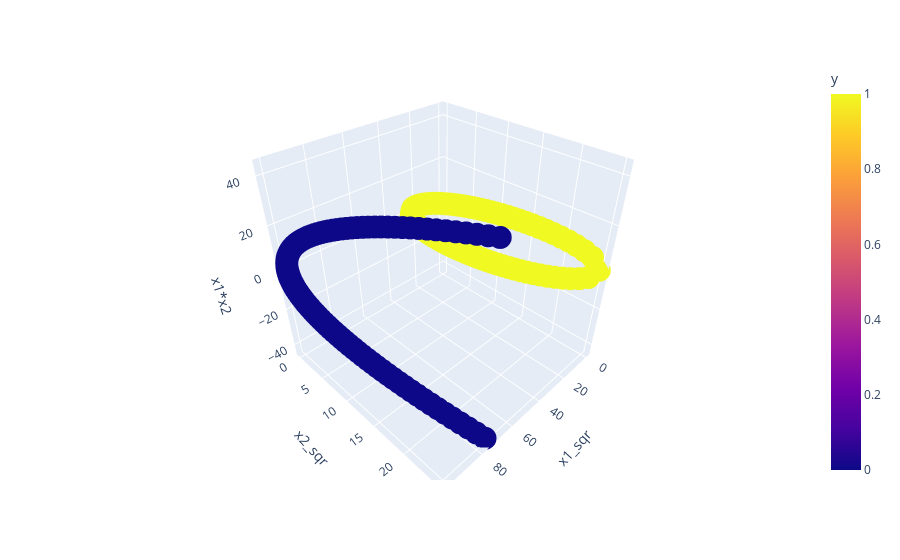

This figure's notebook cell:
### Code cell
import plotly.express as px
import plotly.express as px
fig = px.scatter_3d(df, x='x1_sqr', y='x2_sqr', z='x1*x2',
              color='y')
fig.show()
plt.show()

### Figure 1 — Plotly figure (JSON) as saved in the notebook; plotly's stock layout.template omitted (floating-point values rounded to 4 significant figures; data arrays with more than 128 entries replaced by an {"elided": "..."} marker saying what was removed)
{"data": [{"hovertemplate": "x1_sqr=%{x}<br>x2_sqr=%{y}<br>x1*x2=%{z}<br>y=%{marker.color}<extra></extra>", "legendgroup": "", "marker": {"color": {"elided": "400 int values"}, "coloraxis": "coloraxis", "symbol": "circle"}, "mode": "markers", "name": "", "scene": "scene", "showlegend": false, "type": "scatter3d", "x": {"elided": "400 float values"}, "y": {"elided": "400 float values"}, "z": {"elided": "400 float values"}}], "layout": {"coloraxis": {"colorbar": {"title": {"text": "y"}}, "colorscale": [[0, "#0d0887"], [0.1111, "#46039f"], [0.2222, "#7201a8"], [0.3333, "#9c179e"], [0.4444, "#bd3786"], [0.5556, "#d8576b"], [0.6667, "#ed7953"], [0.7778, "#fb9f3a"], [0.8889, "#fdca26"], [1, "#f0f921"]]}, "legend": {"tracegroupgap": 0}, "margin": {"t": 60}, "scene": {"domain": {"x": [0, 1], "y": [0, 1]}, "xaxis": {"title": {"text": "x1_sqr"}}, "yaxis": {"title": {"text": "x2_sqr"}}, "zaxis": {"title": {"text": "x1*x2"}}}}}
